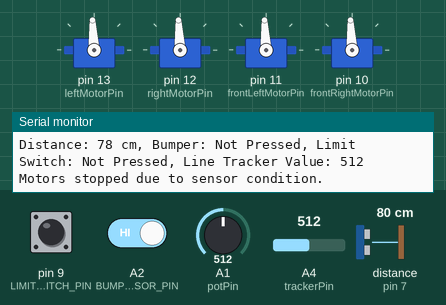
A sketch run on a simulated Arduino Uno, built with avr-gcc and run on an emulated ATmega328P. Shown: 4 × servo, the last lines printed to the serial monitor. Wiring (inferred from the names in the program): ultrasonic range finder: trigger pin 8; echo pin 7. The test bench sets the inputs (shaded band); at power-on: A4 (trackerPin) = 512, A1 (potPin) = 512, distance to the obstacle (sensor on pin 7) 80 cm, pin 9 (LIMIT_SWITCH_PIN) HIGH, A2 (BUMP_SENSOR_PIN) HIGH. The echo pulse lasts 58.3 µs per cm.

Above: at 1.2 s.
1.3 s: A4 (trackerPin) set to 490
At 2.6 s:
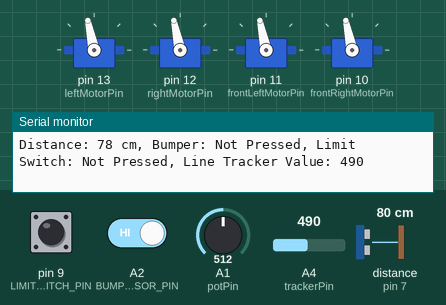
2.9 s: A1 (potPin) set to 900
At 4.2 s:
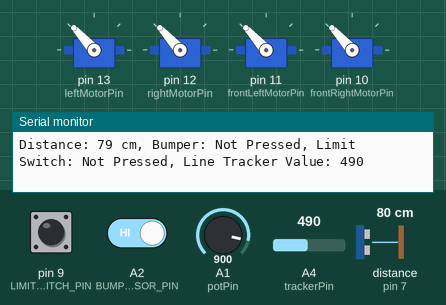
4.5 s: A1 (potPin) set to 122
At 5.7 s:
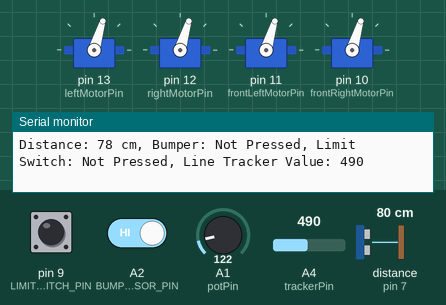
6.0 s: A1 (potPin) set to 1023
At 6.5 s:
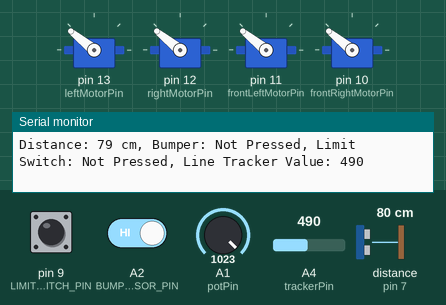
7.5 s: distance to the obstacle (sensor on pin 7) set to 66 cm
10.5 s: distance to the obstacle (sensor on pin 7) set to 56 cm
At 12.0 s:
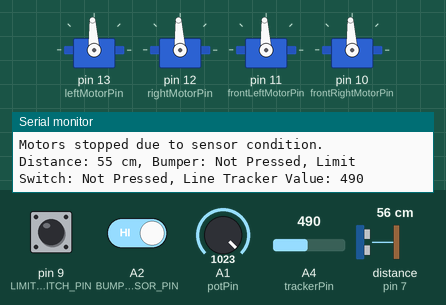
Timing chart, 0 to 13.1 s (numbered marks = the images above; inputs shaded):
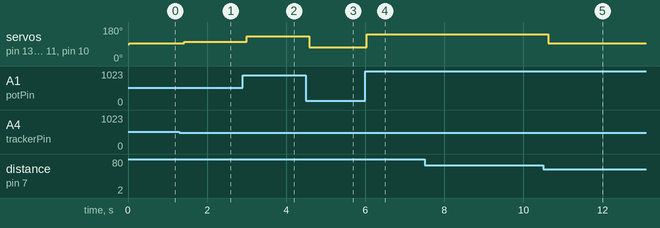

The sketch:

sketch_may23g.ino
```cpp
#include <Servo.h> // Include the Servo library

// Pin and variable declarations
int potPin = A1; // Potentiometer connected to analog pin A1 (0 - 1023)
int leftMotorPin = 13;  // Left motor signal pin
int rightMotorPin = 12; // Right motor signal pin
int frontLeftMotorPin = 11; // Front left motor signal pin
int frontRightMotorPin = 10; // Front right motor signal pin

const int trigPin = 8; // Ultrasonic sensor trigger pin
const int echoPin = 7; // Ultrasonic sensor echo pin
#define BUMP_SENSOR_PIN A2 // Bumper switch pin
#define LIMIT_SWITCH_PIN 9 // Limit switch pin
int trackerPin = A4; // Line sensor pin

Servo leftMotor;       // Left motor
Servo rightMotor;      // Right motor
Servo frontLeftMotor;  // Front left motor
Servo frontRightMotor; // Front right motor

bool isBumperPressed = false; // Bumper switch state
bool isLimitSwitchPressed = false; // Limit switch state
int lineVal = 0; // Line sensor value

void setup() {
  Serial.begin(9600); // Start serial communication

  // Attach all motors to their respective pins
  leftMotor.attach(leftMotorPin);
  rightMotor.attach(rightMotorPin);
  frontLeftMotor.attach(frontLeftMotorPin);
  frontRightMotor.attach(frontRightMotorPin);

  // Initialize sensors
  pinMode(trigPin, OUTPUT); // Set trigger pin as output
  pinMode(echoPin, INPUT);  // Set echo pin as input
  pinMode(BUMP_SENSOR_PIN, INPUT_PULLUP); // Set bumper switch pin as input with pull-up resistor
  pinMode(LIMIT_SWITCH_PIN, INPUT_PULLUP); // Set limit switch pin as input with pull-up resistor
  pinMode(trackerPin, INPUT); // Set line sensor pin as input
}

void loop() {
  // Potentiometer logic
  int potValue = analogRead(potPin); // Read the potentiometer value (0-1023)
  int motorSpeed = map(potValue, 0, 1023, 1200, 2000); // Map it to motor speed range (1200-2000)

  // Ultrasonic sensor logic
  digitalWrite(trigPin, LOW);
  delayMicroseconds(2);
  digitalWrite(trigPin, HIGH);
  delayMicroseconds(10);
  digitalWrite(trigPin, LOW);

  long duration = pulseIn(echoPin, HIGH); // Measure the duration of the echo pulse
  long distance = duration * 0.034 / 2;   // Calculate the distance in centimeters

  // Bumper switch logic
  isBumperPressed = (digitalRead(BUMP_SENSOR_PIN) == LOW); // Check if bumper is pressed (LOW = pressed)

  // Limit switch logic
  isLimitSwitchPressed = (digitalRead(LIMIT_SWITCH_PIN) == LOW); // Check if limit switch is pressed (LOW = pressed)

  // Line sensor logic
  lineVal = analogRead(trackerPin); // Read the line sensor value

  // Debugging: Print sensor states
  Serial.print("Distance: ");
  Serial.print(distance);
  Serial.print(" cm, Bumper: ");
  Serial.print(isBumperPressed ? "Pressed" : "Not Pressed");
  Serial.print(", Limit Switch: ");
  Serial.print(isLimitSwitchPressed ? "Pressed" : "Not Pressed");
  Serial.print(", Line Tracker Value: ");
  Serial.println(lineVal);

  // Stop motors if any condition is met
  if (isBumperPressed || isLimitSwitchPressed || (distance > 0 && distance <= 60) || lineVal > 500) {
    leftMotor.writeMicroseconds(1500); // Stop left motor
    rightMotor.writeMicroseconds(1500); // Stop right motor
    frontLeftMotor.writeMicroseconds(1500); // Stop front left motor
    frontRightMotor.writeMicroseconds(1500); // Stop front right motor
    Serial.println("Motors stopped due to sensor condition.");
  } else {
    // Set all motors to the calculated speed
    leftMotor.writeMicroseconds(motorSpeed);
    rightMotor.writeMicroseconds(motorSpeed);
    frontLeftMotor.writeMicroseconds(motorSpeed);
    frontRightMotor.writeMicroseconds(motorSpeed);
  }

  delay(100); // Small delay for stability
}
```

Measured:
- the behaviour switches between 62 and 61 cm on distance to the obstacle (sensor on pin 7) (found by bisection; images 4 and 5)
- after the input at 1.3 s, servo on pin 13 (leftMotorPin), servo on pin 12 (rightMotorPin), servo on pin 11 (frontLeftMotorPin), servo on pin 10 (frontRightMotorPin): 93° → 102° after 0.13 s
- after the input at 2.9 s, servo on pin 13 (leftMotorPin), servo on pin 12 (rightMotorPin), servo on pin 11 (frontLeftMotorPin), servo on pin 10 (frontRightMotorPin): 102° → 132° after 0.11 s
- after the input at 4.5 s, servo on pin 13 (leftMotorPin), servo on pin 12 (rightMotorPin), servo on pin 11 (frontLeftMotorPin), servo on pin 10 (frontRightMotorPin): 132° → 73° after 0.09 s
- after the input at 6.0 s, servo on pin 13 (leftMotorPin), servo on pin 12 (rightMotorPin), servo on pin 11 (frontLeftMotorPin), servo on pin 10 (frontRightMotorPin): 73° → 141° at once
- after the input at 10.5 s, servo on pin 13 (leftMotorPin), servo on pin 12 (rightMotorPin), servo on pin 11 (frontLeftMotorPin), servo on pin 10 (frontRightMotorPin): 141° → 93° after 0.13 s
